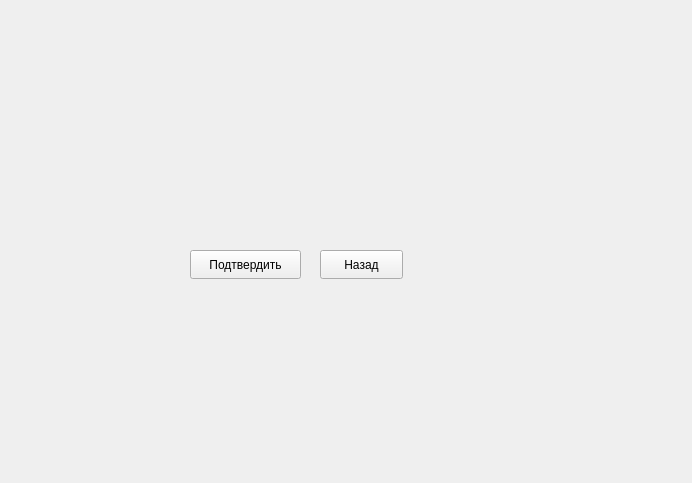
<?xml version="1.0" encoding="UTF-8"?>
<ui version="4.0">
 <class>Driver</class>
 <widget class="QWidget" name="Driver">
  <property name="geometry">
   <rect>
    <x>0</x>
    <y>0</y>
    <width>692</width>
    <height>483</height>
   </rect>
  </property>
  <property name="windowTitle">
   <string>Form</string>
  </property>
  <widget class="QStackedWidget" name="stackedWidget">
   <property name="geometry">
    <rect>
     <x>0</x>
     <y>0</y>
     <width>691</width>
     <height>481</height>
    </rect>
   </property>
   <property name="currentIndex">
    <number>2</number>
   </property>
   <widget class="QWidget" name="main_page">
    <widget class="QWidget" name="">
     <property name="geometry">
      <rect>
       <x>200</x>
       <y>120</y>
       <width>291</width>
       <height>181</height>
      </rect>
     </property>
     <layout class="QVBoxLayout" name="verticalLayout_3">
      <item>
       <layout class="QHBoxLayout" name="horizontalLayout">
        <item>
         <spacer name="horizontalSpacer">
          <property name="orientation">
           <enum>Qt::Horizontal</enum>
          </property>
          <property name="sizeHint" stdset="0">
           <size>
            <width>40</width>
            <height>20</height>
           </size>
          </property>
         </spacer>
        </item>
        <item>
         <layout class="QVBoxLayout" name="verticalLayout_2">
          <item>
           <widget class="QLabel" name="label">
            <property name="font">
             <font>
              <pointsize>11</pointsize>
              <bold>true</bold>
              <underline>true</underline>
             </font>
            </property>
            <property name="text">
             <string>Добро пожаловать</string>
            </property>
           </widget>
          </item>
          <item>
           <widget class="QLabel" name="label_2">
            <property name="font">
             <font>
              <italic>true</italic>
             </font>
            </property>
            <property name="text">
             <string>Выберите действие</string>
            </property>
           </widget>
          </item>
         </layout>
        </item>
        <item>
         <spacer name="horizontalSpacer_2">
          <property name="orientation">
           <enum>Qt::Horizontal</enum>
          </property>
          <property name="sizeHint" stdset="0">
           <size>
            <width>40</width>
            <height>20</height>
           </size>
          </property>
         </spacer>
        </item>
       </layout>
      </item>
      <item>
       <layout class="QVBoxLayout" name="verticalLayout">
        <item>
         <widget class="QPushButton" name="activOrder_button">
          <property name="text">
           <string>Просмотр активного заказа</string>
          </property>
         </widget>
        </item>
        <item>
         <widget class="QPushButton" name="listDoneOrder_button">
          <property name="text">
           <string>Список выполненных заказов</string>
          </property>
         </widget>
        </item>
        <item>
         <widget class="QPushButton" name="exit">
          <property name="text">
           <string>Выход</string>
          </property>
         </widget>
        </item>
       </layout>
      </item>
     </layout>
    </widget>
   </widget>
   <widget class="QWidget" name="list_page">
    <widget class="QPushButton" name="back_button_2">
     <property name="geometry">
      <rect>
       <x>370</x>
       <y>270</y>
       <width>83</width>
       <height>29</height>
      </rect>
     </property>
     <property name="text">
      <string>Назад</string>
     </property>
    </widget>
   </widget>
   <widget class="QWidget" name="activOrder_page">
    <widget class="QPushButton" name="accept_button">
     <property name="geometry">
      <rect>
       <x>190</x>
       <y>250</y>
       <width>111</width>
       <height>29</height>
      </rect>
     </property>
     <property name="text">
      <string>Подтвердить</string>
     </property>
    </widget>
    <widget class="QPushButton" name="back_button">
     <property name="geometry">
      <rect>
       <x>320</x>
       <y>250</y>
       <width>83</width>
       <height>29</height>
      </rect>
     </property>
     <property name="text">
      <string>Назад</string>
     </property>
    </widget>
   </widget>
  </widget>
 </widget>
 <resources/>
 <connections/>
</ui>
